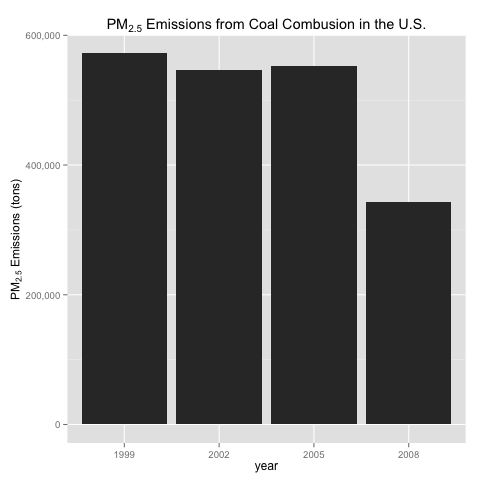

Here is the R script that generated this plot:
## plot4.R
##
## Matthew Gast, May 2015
##
## Course: "Exploratory Data Analysis" at the JHU Bloomberg School of
## Health (Coursera Data Science Specialization).  This file is part
## of the second class project on PM2.5 data.
##
## Question 4: Across the United States, how have emissions from coal
## combustion-related sources changed from 1999–2008?

plot4 <- function () {
    source("pm25-project.R")
    readData()
    coal <- totalFuelEmissionsByYear("coal")

    library(ggplot2)
    library(scales)

    graph <- ggplot(coal,
           aes(x=factor(year),y=emissions)) +
        geom_bar(stat="identity") +
        xlab("year") +
        ylab(expression("PM"[2.5]*" Emissions (tons)")) +
        ggtitle (expression("PM"[2.5]*" Emissions from Coal Combusion in the U.S.")) +
        scale_y_continuous(labels=comma)

    writePlotFile(graph, "plot4.png", "png")
}
